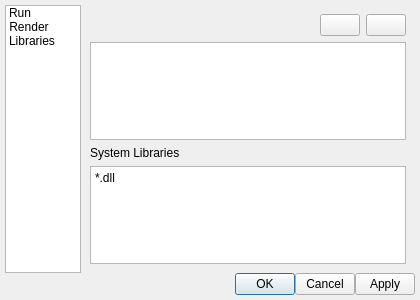
<?xml version="1.0" encoding="UTF-8"?>
<ui version="4.0">
 <class>Setting</class>
 <widget class="QDialog" name="Setting">
  <property name="geometry">
   <rect>
    <x>0</x>
    <y>0</y>
    <width>420</width>
    <height>300</height>
   </rect>
  </property>
  <property name="minimumSize">
   <size>
    <width>420</width>
    <height>300</height>
   </size>
  </property>
  <property name="contextMenuPolicy">
   <enum>Qt::NoContextMenu</enum>
  </property>
  <property name="windowTitle">
   <string>Setting</string>
  </property>
  <property name="windowIcon">
   <iconset resource="sjtuflow.qrc">
    <normaloff>:/SJTUFlow/Resources/SJTU-Icon.png</normaloff>:/SJTUFlow/Resources/SJTU-Icon.png</iconset>
  </property>
  <layout class="QGridLayout" name="gridLayout" columnstretch="0,1">
   <property name="leftMargin">
    <number>5</number>
   </property>
   <property name="topMargin">
    <number>5</number>
   </property>
   <property name="rightMargin">
    <number>5</number>
   </property>
   <property name="bottomMargin">
    <number>5</number>
   </property>
   <property name="spacing">
    <number>0</number>
   </property>
   <item row="0" column="1">
    <widget class="QStackedWidget" name="stackedWidget">
     <property name="currentIndex">
      <number>2</number>
     </property>
     <widget class="QWidget" name="pageRun">
      <layout class="QVBoxLayout" name="verticalLayout">
       <item>
        <spacer name="verticalSpacer_4">
         <property name="orientation">
          <enum>Qt::Vertical</enum>
         </property>
         <property name="sizeHint" stdset="0">
          <size>
           <width>20</width>
           <height>40</height>
          </size>
         </property>
        </spacer>
       </item>
       <item>
        <widget class="QGroupBox" name="groupBoxPy">
         <property name="title">
          <string>Python</string>
         </property>
         <layout class="QHBoxLayout" name="horizontalLayout_2">
          <item>
           <widget class="QLabel" name="labelPyPath">
            <property name="text">
             <string>Path</string>
            </property>
           </widget>
          </item>
          <item>
           <widget class="QLineEdit" name="lineEditPyPath"/>
          </item>
         </layout>
        </widget>
       </item>
       <item>
        <widget class="QGroupBox" name="groupBoxRunOutput">
         <property name="title">
          <string>Output</string>
         </property>
         <layout class="QGridLayout" name="gridLayout_2">
          <item row="1" column="1">
           <widget class="QLineEdit" name="lineEditRunOutputName"/>
          </item>
          <item row="0" column="0">
           <widget class="QLabel" name="labelRunPath">
            <property name="text">
             <string>Path</string>
            </property>
           </widget>
          </item>
          <item row="0" column="1">
           <widget class="QLineEdit" name="lineEditRunOutputPath"/>
          </item>
          <item row="1" column="0">
           <widget class="QLabel" name="labelRunName">
            <property name="text">
             <string>Name</string>
            </property>
           </widget>
          </item>
          <item row="2" column="1">
           <widget class="QLabel" name="labelPromote">
            <property name="text">
             <string>TextLabel</string>
            </property>
           </widget>
          </item>
         </layout>
        </widget>
       </item>
       <item>
        <spacer name="verticalSpacer">
         <property name="orientation">
          <enum>Qt::Vertical</enum>
         </property>
         <property name="sizeHint" stdset="0">
          <size>
           <width>20</width>
           <height>40</height>
          </size>
         </property>
        </spacer>
       </item>
      </layout>
     </widget>
     <widget class="QWidget" name="pageRender">
      <layout class="QVBoxLayout" name="verticalLayout_2">
       <item>
        <spacer name="verticalSpacer_3">
         <property name="orientation">
          <enum>Qt::Vertical</enum>
         </property>
         <property name="sizeHint" stdset="0">
          <size>
           <width>20</width>
           <height>40</height>
          </size>
         </property>
        </spacer>
       </item>
       <item>
        <widget class="QCheckBox" name="checkBoxRender">
         <property name="text">
          <string>Render the results using renderer</string>
         </property>
        </widget>
       </item>
       <item>
        <widget class="QGroupBox" name="groupBoxRenderOutput">
         <property name="enabled">
          <bool>false</bool>
         </property>
         <property name="title">
          <string>Output</string>
         </property>
         <layout class="QGridLayout" name="gridLayout_3">
          <item row="2" column="0">
           <widget class="QLabel" name="labelRenderSize">
            <property name="text">
             <string>Size</string>
            </property>
           </widget>
          </item>
          <item row="2" column="1">
           <widget class="QComboBox" name="comboBoxSize">
            <item>
             <property name="text">
              <string>640x480</string>
             </property>
            </item>
            <item>
             <property name="text">
              <string>800x600</string>
             </property>
            </item>
           </widget>
          </item>
          <item row="1" column="0">
           <widget class="QLabel" name="labelRenderName">
            <property name="text">
             <string>Name</string>
            </property>
           </widget>
          </item>
          <item row="0" column="0">
           <widget class="QLabel" name="labelRenderPath">
            <property name="text">
             <string>Path</string>
            </property>
           </widget>
          </item>
          <item row="2" column="2">
           <spacer name="horizontalSpacer_2">
            <property name="orientation">
             <enum>Qt::Horizontal</enum>
            </property>
            <property name="sizeHint" stdset="0">
             <size>
              <width>40</width>
              <height>20</height>
             </size>
            </property>
           </spacer>
          </item>
          <item row="1" column="1" colspan="2">
           <widget class="QLineEdit" name="lineEditRenderName"/>
          </item>
          <item row="0" column="1" colspan="2">
           <widget class="QLineEdit" name="lineEditRenderPath"/>
          </item>
         </layout>
        </widget>
       </item>
       <item>
        <spacer name="verticalSpacer_2">
         <property name="orientation">
          <enum>Qt::Vertical</enum>
         </property>
         <property name="sizeHint" stdset="0">
          <size>
           <width>20</width>
           <height>40</height>
          </size>
         </property>
        </spacer>
       </item>
      </layout>
     </widget>
     <widget class="QWidget" name="pageDllManager">
      <layout class="QVBoxLayout" name="verticalLayout_3">
       <item>
        <spacer name="verticalSpacer_5">
         <property name="orientation">
          <enum>Qt::Vertical</enum>
         </property>
         <property name="sizeHint" stdset="0">
          <size>
           <width>20</width>
           <height>40</height>
          </size>
         </property>
        </spacer>
       </item>
       <item>
        <layout class="QHBoxLayout" name="horizontalLayout_3">
         <item>
          <spacer name="horizontalSpacer_3">
           <property name="orientation">
            <enum>Qt::Horizontal</enum>
           </property>
           <property name="sizeHint" stdset="0">
            <size>
             <width>40</width>
             <height>20</height>
            </size>
           </property>
          </spacer>
         </item>
         <item>
          <widget class="QPushButton" name="pushButtonNew">
           <property name="maximumSize">
            <size>
             <width>50</width>
             <height>16777215</height>
            </size>
           </property>
           <property name="contextMenuPolicy">
            <enum>Qt::NoContextMenu</enum>
           </property>
           <property name="toolTip">
            <string>New Dll</string>
           </property>
           <property name="statusTip">
            <string>New Dll</string>
           </property>
           <property name="whatsThis">
            <string>New Dll</string>
           </property>
           <property name="text">
            <string/>
           </property>
           <property name="icon">
            <iconset resource="sjtuflow.qrc">
             <normaloff>:/Icons/Resources/Icons/DllNew.bmp</normaloff>:/Icons/Resources/Icons/DllNew.bmp</iconset>
           </property>
           <property name="autoDefault">
            <bool>false</bool>
           </property>
          </widget>
         </item>
         <item>
          <widget class="QPushButton" name="pushButtonDelete">
           <property name="maximumSize">
            <size>
             <width>50</width>
             <height>16777215</height>
            </size>
           </property>
           <property name="contextMenuPolicy">
            <enum>Qt::NoContextMenu</enum>
           </property>
           <property name="toolTip">
            <string>Delete selected row</string>
           </property>
           <property name="statusTip">
            <string>Delete selected row</string>
           </property>
           <property name="whatsThis">
            <string>Delete selected row</string>
           </property>
           <property name="text">
            <string/>
           </property>
           <property name="icon">
            <iconset resource="sjtuflow.qrc">
             <normaloff>:/Icons/Resources/Icons/DllDelete.bmp</normaloff>:/Icons/Resources/Icons/DllDelete.bmp</iconset>
           </property>
           <property name="autoDefault">
            <bool>false</bool>
           </property>
          </widget>
         </item>
        </layout>
       </item>
       <item>
        <widget class="QListWidget" name="listWidgetDll">
         <property name="contextMenuPolicy">
          <enum>Qt::NoContextMenu</enum>
         </property>
         <property name="editTriggers">
          <set>QAbstractItemView::DoubleClicked|QAbstractItemView::EditKeyPressed</set>
         </property>
         <property name="selectionBehavior">
          <enum>QAbstractItemView::SelectRows</enum>
         </property>
        </widget>
       </item>
       <item>
        <widget class="QLabel" name="labelSysLib">
         <property name="text">
          <string>System Libraries</string>
         </property>
        </widget>
       </item>
       <item>
        <widget class="QPlainTextEdit" name="plainTextEditSysLib">
         <property name="contextMenuPolicy">
          <enum>Qt::NoContextMenu</enum>
         </property>
         <property name="readOnly">
          <bool>true</bool>
         </property>
         <property name="plainText">
          <string>*.dll</string>
         </property>
        </widget>
       </item>
       <item>
        <spacer name="verticalSpacer_6">
         <property name="orientation">
          <enum>Qt::Vertical</enum>
         </property>
         <property name="sizeHint" stdset="0">
          <size>
           <width>20</width>
           <height>40</height>
          </size>
         </property>
        </spacer>
       </item>
      </layout>
     </widget>
    </widget>
   </item>
   <item row="1" column="0" colspan="2">
    <layout class="QHBoxLayout" name="horizontalLayout">
     <item>
      <spacer name="horizontalSpacer">
       <property name="orientation">
        <enum>Qt::Horizontal</enum>
       </property>
       <property name="sizeHint" stdset="0">
        <size>
         <width>40</width>
         <height>20</height>
        </size>
       </property>
      </spacer>
     </item>
     <item>
      <widget class="QPushButton" name="pushButtonOK">
       <property name="maximumSize">
        <size>
         <width>60</width>
         <height>16777215</height>
        </size>
       </property>
       <property name="text">
        <string>OK</string>
       </property>
       <property name="autoDefault">
        <bool>true</bool>
       </property>
      </widget>
     </item>
     <item>
      <widget class="QPushButton" name="pushButtonCancel">
       <property name="maximumSize">
        <size>
         <width>60</width>
         <height>16777215</height>
        </size>
       </property>
       <property name="text">
        <string>Cancel</string>
       </property>
       <property name="autoDefault">
        <bool>false</bool>
       </property>
      </widget>
     </item>
     <item>
      <widget class="QPushButton" name="pushButtonApply">
       <property name="maximumSize">
        <size>
         <width>60</width>
         <height>16777215</height>
        </size>
       </property>
       <property name="text">
        <string>Apply</string>
       </property>
       <property name="autoDefault">
        <bool>false</bool>
       </property>
      </widget>
     </item>
    </layout>
   </item>
   <item row="0" column="0">
    <widget class="QListWidget" name="listWidget">
     <property name="maximumSize">
      <size>
       <width>76</width>
       <height>16777215</height>
      </size>
     </property>
     <property name="selectionBehavior">
      <enum>QAbstractItemView::SelectItems</enum>
     </property>
     <property name="iconSize">
      <size>
       <width>64</width>
       <height>64</height>
      </size>
     </property>
     <property name="textElideMode">
      <enum>Qt::ElideMiddle</enum>
     </property>
     <property name="movement">
      <enum>QListView::Static</enum>
     </property>
     <property name="flow">
      <enum>QListView::LeftToRight</enum>
     </property>
     <property name="spacing">
      <number>0</number>
     </property>
     <property name="viewMode">
      <enum>QListView::IconMode</enum>
     </property>
     <item>
      <property name="text">
       <string>Run</string>
      </property>
      <property name="icon">
       <iconset resource="sjtuflow.qrc">
        <normaloff>:/Icons/Resources/Icons/Run.png</normaloff>:/Icons/Resources/Icons/Run.png</iconset>
      </property>
     </item>
     <item>
      <property name="text">
       <string>Render</string>
      </property>
      <property name="icon">
       <iconset resource="sjtuflow.qrc">
        <normaloff>:/Icons/Resources/Icons/Render.png</normaloff>:/Icons/Resources/Icons/Render.png</iconset>
      </property>
     </item>
     <item>
      <property name="text">
       <string>Libraries</string>
      </property>
      <property name="icon">
       <iconset resource="sjtuflow.qrc">
        <normaloff>:/Icons/Resources/Icons/Libraries.png</normaloff>:/Icons/Resources/Icons/Libraries.png</iconset>
      </property>
     </item>
    </widget>
   </item>
  </layout>
 </widget>
 <tabstops>
  <tabstop>lineEditPyPath</tabstop>
  <tabstop>lineEditRunOutputPath</tabstop>
  <tabstop>lineEditRunOutputName</tabstop>
  <tabstop>lineEditRenderPath</tabstop>
  <tabstop>lineEditRenderName</tabstop>
  <tabstop>comboBoxSize</tabstop>
  <tabstop>pushButtonNew</tabstop>
  <tabstop>pushButtonDelete</tabstop>
  <tabstop>plainTextEditSysLib</tabstop>
  <tabstop>pushButtonOK</tabstop>
  <tabstop>pushButtonCancel</tabstop>
  <tabstop>pushButtonApply</tabstop>
 </tabstops>
 <resources>
  <include location="sjtuflow.qrc"/>
 </resources>
 <connections/>
</ui>
